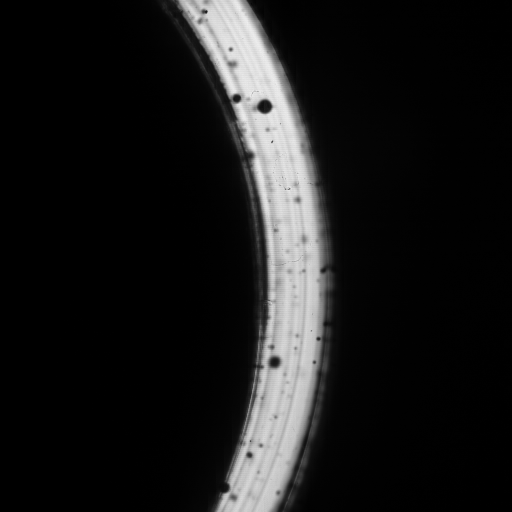
#> input picture polarization/img.png, 1024 x 1024 px, given in place of the camera (shown at 1/2 size)
$ jupyter execute contourdetection.ipynb
#> lines starting #> are read from the running program, lines starting #| are printed output that depends on the picture; after the words box and inside, x2 and y2 are one past the last pixel; in counts of white or black regions, pixels touching at a corner belong together
[cell 1]
###輪郭検出####
import cv2
import sys
import numpy as np
import matplotlib.pyplot as plt
import csv
import math
# ビデオデータの読み込み
filename ="C:\\Users\\flow\\Desktop\\bubbledate\\00089.mp4"
# 動画の読み込み
cap = cv2.VideoCapture(filename=filename)
#動画ファイルの情報を取得する
width = cap.get(cv2.CAP_PROP_FRAME_WIDTH)
hight = cap.get(cv2.CAP_PROP_FRAME_HEIGHT)
total_frame = cap.get(cv2.CAP_PROP_FRAME_COUNT)
fps = cap.get(cv2.CAP_PROP_FPS)


#print("動画の幅: ", width)
#print("動画の高さ: ", hight)
#print("総フレーム数: ", total_frame)
print("fps: ", fps)
print("動画の長さ: ", total_frame/fps, "[sec]")

#print(type(cap))
#print(cap.isOpened())
#------------------------------------------------------------------------------------------------------------------

import os

# ルートフォルダーのパス
root_path = "C:\\Users\\flow\\Desktop\\bubble_rasing_result"

# サブフォルダーの名前
image_folder = "image"
area_folder = "area"
contours_folder = "contours"
moment_folder = "moment"

# フォルダーのパスを連結
path = os.path.join(root_path, image_folder)
path1 = os.path.join(root_path, area_folder)
path2 = os.path.join(root_path, contours_folder)
path3 = os.path.join(root_path, moment_folder)

print(path1)
# パスとして使用する画像番号の桁数（3桁として扱う）
image_number_digits = 3

[cell 2]
path = "C:\\Users\\flow\\Desktop\\bubble_rasing_result\\image\\"
path1 = "C:\\Users\\flow\\Desktop\\bubble_rasing_result\\area\\"
path2 = "C:\\Users\\flow\\Desktop\\bubble_rasing_result\\contours\\"
path3 = "C:\\Users\\flow\\Desktop\\bubble_rasing_result\\moment\\"

# ビデオデータの読み込み
filename = "C:\\Users\\flow\\Desktop\\bubbledate\\00089.mp4"
# 動画の読み込み
cap = cv2.VideoCapture(filename=filename)

cx_list = []
cy_list = []
area_list = []
number_list = []
num = 0
frame_count = 0  # フレーム番号のカウント

while cap.isOpened():
    ret, frame = cap.read()
#> frame is the input picture: shape (1024, 1024, 3); min 0, max 255, mean 25.2
    if ret == True:
        # フレーム番号が30の倍数のときだけ処理を行う
        if frame_count % 30 == 0:
            img = cv2.imwrite(path + "picture{:0=3}".format(num) + ".bmp", frame)

            img1 = cv2.imread(path + "picture{:0=3}".format(num) + ".bmp")
            gray = cv2.cvtColor(img1, cv2.COLOR_BGR2GRAY)
            blur = cv2.bilateralFilter(gray, 5, 10, 10)
            cv2.imwrite(path + "graypicture{:0=3}".format(num) + ".bmp", blur)

            ret, binary = cv2.threshold(blur, 0, 255, cv2.THRESH_BINARY_INV + cv2.THRESH_OTSU)
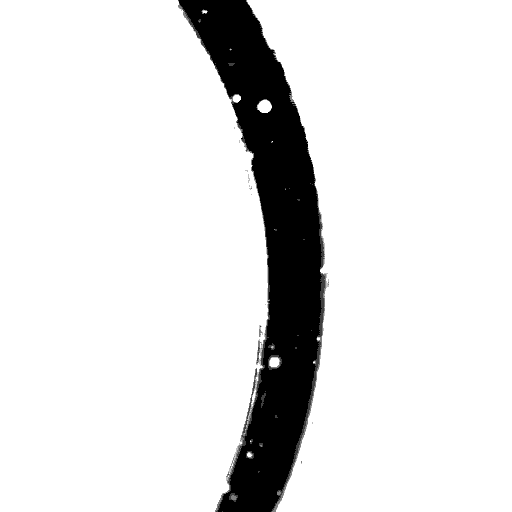
#> binary: shape (1024, 1024) (shown at 1/2 size); 88.4% white; 321 black regions (317 under 20 px)
#> ret = 97
            cv2.imwrite(path + "nichipicture{:0=3}".format(num) + ".bmp", binary)

            contours, hierarchy = cv2.findContours(binary, cv2.RETR_TREE, cv2.CHAIN_APPROX_NONE)
#> contours = 1692 contours, 1678 with area under 20; largest, box (x1, y1, x2, y2) and area: (0, 0, 539, 1024) 495594, (493, 0, 1024, 1024) 425020, (513, 199, 544, 226) 564, (538, 713, 561, 736) 342, (465, 189, 482, 206) 196
            contours = sorted(contours, key=cv2.contourArea, reverse=True)

            img2 = cv2.imread(path + "picture{:0=3}".format(num) + ".bmp")
            cv2.drawContours(img2, [contours[2]], -1, (0, 255, 0), 2)
#> img2: shape (1024, 1024, 3); 0.03% of pixels changed, all inside (x1, y1, x2, y2) = (512, 198, 545, 227)
            cv2.imwrite(path2 + "rinkakupicture{:0=3}".format(num) + ".bmp", img2)

            cnt = contours[2]
#> cnt = contour of 86 points, box (x1, y1, x2, y2) (513, 199, 544, 226), area 564
            area = cv2.contourArea(cnt)
#> area = 564
            M = cv2.moments(cnt)
#> M = moments, m00 564, centre m10/m00, m01/m00 = (528.8, 212.5)
            cx = int(M['m10'] / M['m00'])
#> cx = 528
            cy = int(M['m01'] / M['m00'])
#> cy = 212

            moment = cv2.imread(path + "picture{:0=3}".format(num) + ".bmp")
            cv2.circle(moment, (cx, cy), 8, (0, 0, 255), -1)
#> moment: shape (1024, 1024, 3); 0.02% of pixels changed, all inside (x1, y1, x2, y2) = (520, 204, 537, 221)
            cv2.imwrite(path3 + 'moment{:0=3}'.format(num) + ".bmp", moment)

            cx_list.append(cx)
            cy_list.append(cy)
            area_list.append(area)
            number_list.append(num)
            num += 1

        frame_count += 1
    else:
        break
